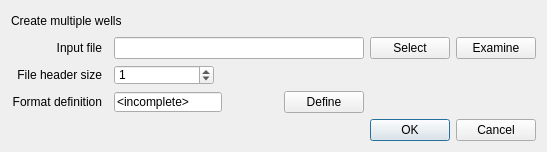
<?xml version="1.0" encoding="UTF-8"?>
<ui version="4.0">
 <class>read_csv_Dialog</class>
 <widget class="QDialog" name="read_csv_Dialog">
  <property name="geometry">
   <rect>
    <x>0</x>
    <y>0</y>
    <width>533</width>
    <height>151</height>
   </rect>
  </property>
  <property name="maximumSize">
   <size>
    <width>16777215</width>
    <height>16777215</height>
   </size>
  </property>
  <property name="windowTitle">
   <string>Read CSV</string>
  </property>
  <property name="windowIcon">
   <iconset resource="../resources.qrc">
    <normaloff>:/icon/import_icon</normaloff>:/icon/import_icon</iconset>
  </property>
  <layout class="QGridLayout" name="gridLayout">
   <item row="5" column="0" colspan="7">
    <widget class="QDialogButtonBox" name="buttonBox">
     <property name="sizePolicy">
      <sizepolicy hsizetype="Expanding" vsizetype="Fixed">
       <horstretch>0</horstretch>
       <verstretch>0</verstretch>
      </sizepolicy>
     </property>
     <property name="maximumSize">
      <size>
       <width>16777215</width>
       <height>23</height>
      </size>
     </property>
     <property name="standardButtons">
      <set>QDialogButtonBox::Cancel|QDialogButtonBox::Ok</set>
     </property>
    </widget>
   </item>
   <item row="1" column="6">
    <widget class="QPushButton" name="examineButton">
     <property name="text">
      <string>Examine</string>
     </property>
    </widget>
   </item>
   <item row="1" column="5">
    <widget class="QPushButton" name="selectButton">
     <property name="text">
      <string>Select</string>
     </property>
    </widget>
   </item>
   <item row="1" column="2" colspan="3">
    <widget class="QLineEdit" name="file_lineEdit">
     <property name="sizePolicy">
      <sizepolicy hsizetype="Expanding" vsizetype="Fixed">
       <horstretch>0</horstretch>
       <verstretch>1</verstretch>
      </sizepolicy>
     </property>
     <property name="minimumSize">
      <size>
       <width>250</width>
       <height>20</height>
      </size>
     </property>
     <property name="maximumSize">
      <size>
       <width>16777215</width>
       <height>16777215</height>
      </size>
     </property>
     <property name="sizeIncrement">
      <size>
       <width>0</width>
       <height>0</height>
      </size>
     </property>
     <property name="readOnly">
      <bool>true</bool>
     </property>
    </widget>
   </item>
   <item row="3" column="4">
    <widget class="QPushButton" name="defineButton">
     <property name="text">
      <string>Define</string>
     </property>
    </widget>
   </item>
   <item row="0" column="0" colspan="6">
    <widget class="QLabel" name="label">
     <property name="minimumSize">
      <size>
       <width>0</width>
       <height>20</height>
      </size>
     </property>
     <property name="maximumSize">
      <size>
       <width>16777215</width>
       <height>20</height>
      </size>
     </property>
     <property name="text">
      <string>Create multiple wells</string>
     </property>
    </widget>
   </item>
   <item row="3" column="0">
    <widget class="QLabel" name="label_4">
     <property name="minimumSize">
      <size>
       <width>91</width>
       <height>0</height>
      </size>
     </property>
     <property name="maximumSize">
      <size>
       <width>91</width>
       <height>20</height>
      </size>
     </property>
     <property name="text">
      <string>Format definition</string>
     </property>
     <property name="alignment">
      <set>Qt::AlignRight|Qt::AlignTrailing|Qt::AlignVCenter</set>
     </property>
    </widget>
   </item>
   <item row="2" column="2">
    <widget class="QSpinBox" name="header_size_spinBox">
     <property name="minimumSize">
      <size>
       <width>100</width>
       <height>20</height>
      </size>
     </property>
     <property name="maximumSize">
      <size>
       <width>100</width>
       <height>20</height>
      </size>
     </property>
     <property name="value">
      <number>1</number>
     </property>
    </widget>
   </item>
   <item row="1" column="0">
    <widget class="QLabel" name="label_2">
     <property name="sizePolicy">
      <sizepolicy hsizetype="Preferred" vsizetype="Preferred">
       <horstretch>3</horstretch>
       <verstretch>1</verstretch>
      </sizepolicy>
     </property>
     <property name="minimumSize">
      <size>
       <width>91</width>
       <height>0</height>
      </size>
     </property>
     <property name="maximumSize">
      <size>
       <width>91</width>
       <height>20</height>
      </size>
     </property>
     <property name="text">
      <string>Input file</string>
     </property>
     <property name="alignment">
      <set>Qt::AlignRight|Qt::AlignTrailing|Qt::AlignVCenter</set>
     </property>
    </widget>
   </item>
   <item row="3" column="2">
    <widget class="QLineEdit" name="format_lineEdit">
     <property name="minimumSize">
      <size>
       <width>0</width>
       <height>20</height>
      </size>
     </property>
     <property name="maximumSize">
      <size>
       <width>16777215</width>
       <height>20</height>
      </size>
     </property>
     <property name="text">
      <string>&lt;incomplete&gt;</string>
     </property>
     <property name="readOnly">
      <bool>true</bool>
     </property>
    </widget>
   </item>
   <item row="2" column="0">
    <widget class="QLabel" name="label_3">
     <property name="minimumSize">
      <size>
       <width>91</width>
       <height>0</height>
      </size>
     </property>
     <property name="maximumSize">
      <size>
       <width>91</width>
       <height>20</height>
      </size>
     </property>
     <property name="text">
      <string>File header size</string>
     </property>
     <property name="alignment">
      <set>Qt::AlignRight|Qt::AlignTrailing|Qt::AlignVCenter</set>
     </property>
    </widget>
   </item>
   <item row="3" column="3">
    <spacer name="horizontalSpacer">
     <property name="orientation">
      <enum>Qt::Horizontal</enum>
     </property>
     <property name="sizeHint" stdset="0">
      <size>
       <width>40</width>
       <height>20</height>
      </size>
     </property>
    </spacer>
   </item>
  </layout>
 </widget>
 <resources>
  <include location="../resources.qrc"/>
 </resources>
 <connections>
  <connection>
   <sender>buttonBox</sender>
   <signal>rejected()</signal>
   <receiver>read_csv_Dialog</receiver>
   <slot>close()</slot>
   <hints>
    <hint type="sourcelabel">
     <x>283</x>
     <y>152</y>
    </hint>
    <hint type="destinationlabel">
     <x>283</x>
     <y>86</y>
    </hint>
   </hints>
  </connection>
 </connections>
</ui>
